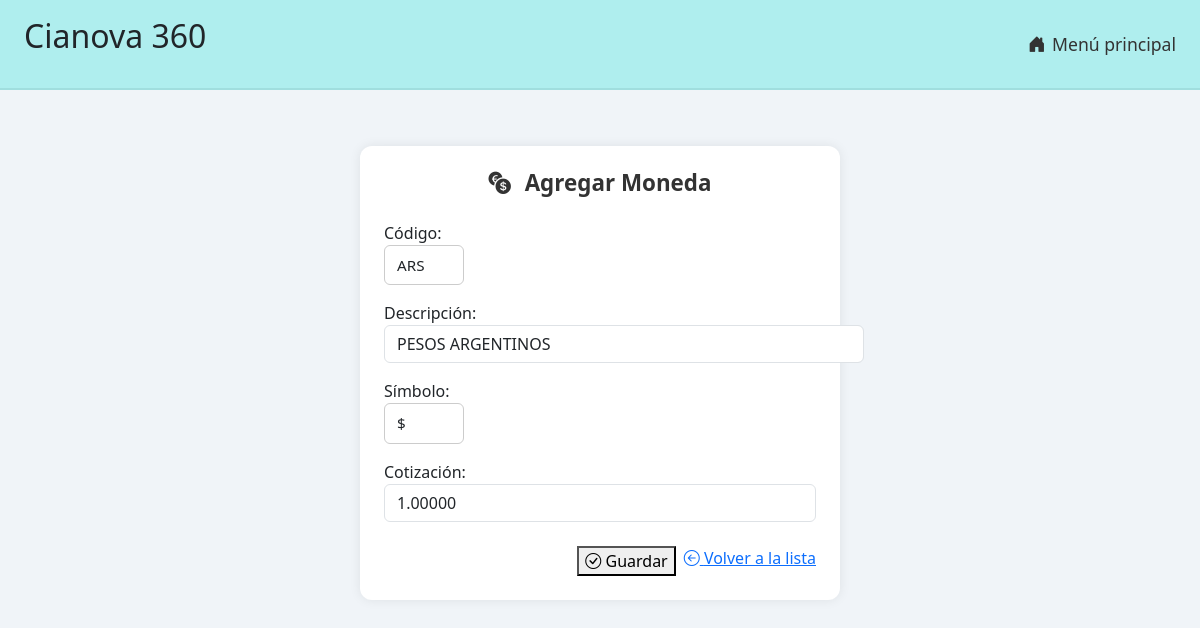
Screenshot of /monedas/editar/ARS/ with the database file from the repository.
### monedas/models.py (models this page shows, shortened)
class Moneda(models.Model):
    codmoneda = models.CharField(max_length=3, primary_key=True)
    descrip = models.CharField(max_length=30)
    cotiz = models.DecimalField(max_digits=15, decimal_places=5)
    signoc = models.CharField(max_length=3)

### monedas/views.py (the view)
# urls.py: path("editar/<str:pk>/", views.editar_moneda, name="editar_moneda"),
def editar_moneda(request, pk):
    moneda = get_object_or_404(Moneda, codmoneda=pk)
    form = MonedaForm(request.POST or None, instance=moneda)
    if request.method == 'POST' and form.is_valid():
        form.save()
        return redirect('listado_monedas')
    return render(request, 'monedas/formulario.html', {'form': form})

### monedas/forms.py (shortened to what this page needs)
class MonedaForm(forms.ModelForm):
    class Meta:
        model = Moneda
        fields = "__all__"
        widgets = {
            "codmoneda": forms.TextInput(attrs={
                "class": "form-control input-corto",
                "maxlength": 3,
                "placeholder": "Código"
            }),
            "descrip": forms.TextInput(attrs={
                "class": "form-control",
                "maxlength": 30,
                "placeholder": "Descripción"
            }),
            "cotiz": forms.NumberInput(attrs={
                "class": "form-control",
                "step": "0.00001",
                "placeholder": "Cotización"
            }),
            "signoc": forms.TextInput(attrs={
                "class": "form-control input-corto",
                "maxlength": 3,
                "placeholder": "Símbolo"
            }),
        }
        labels = {
            "codmoneda": "Código",
            "descrip": "Descripción",
            "cotiz": "Cotización",
            "signoc": "Símbolo",
        }

### monedas/templates/monedas/formulario.html (shortened to what this page needs)
{% extends "base.html" %}
{% load widget_tweaks %}
{% load static %}
{% block content %}
<link href="https://cdn.jsdelivr.net/npm/bootstrap@5.3.2/dist/css/bootstrap.min.css" rel="stylesheet">
<link rel="stylesheet" href="https://cdn.jsdelivr.net/npm/bootstrap-icons@1.11.1/font/bootstrap-icons.css">
<link rel="stylesheet" href="{% static 'monedas/css/monedas.css' %}">
<div class="form-card">
  <h2><i class="bi bi-currency-exchange me-2"></i> Agregar Moneda</h2>
  <form method="post">
    <div class="mb-3">
      {{ form.codmoneda.label_tag }}
      {{ form.codmoneda|add_class:"input-codmoneda" }}
	</div>
    <div class="mb-3">
      {{ form.descrip.label_tag }}
	  {{ form.descrip|add_class:"form-control" }}
    </div>
    <div class="mb-3">
      {{ form.signoc.label_tag }}
	  {{ form.signoc|add_class:"input-signoc" }}
	</div>
    <div class="mb-3">
      {{ form.cotiz.label_tag }}
      {{ form.cotiz }}
    </div>
		<div class="d-flex justify-content-end gap-2 mt-4">
			<button type="submit" class="btn-aceptar">
				<i class="bi bi-check-circle"></i> Guardar
			</button>
			<a href="{% url 'listado_monedas' %}" class="btn-cancelar">
				<i class="bi bi-arrow-left-circle"></i> Volver a la lista
			</a>
		</div>
	</form>
</div>
{% endblock %}

### monedas/static/monedas/css/monedas.css (style rules this page uses)
.input-corto { width: 100px; }
.input-codmoneda { width: 80px !important; text-transform: uppercase; padding: 8px 12px; border-radius: 6px; border: 1px solid #ccc; font-size: 0.95rem; }
.input-signoc { width: 80px !important; text-transform: uppercase; padding: 8px 12px; border-radius: 6px; border: 1px solid #ccc; font-size: 0.95rem; }

### monedas/templates/monedas/formulario.html (style rules this page uses)
body { background: #f0f4f8; font-family: 'Segoe UI', Arial, Helvetica, sans-serif; }
.form-card { max-width: 480px; margin: 5% auto; border-radius: 12px; padding: 24px; background: #fff; box-shadow: 0 0 12px rgba(0,0,0,0.08); }
.form-card h2 { font-size: 1.4rem; font-weight: 600; color: #333; margin-bottom: 1.5rem; text-align: center; }
input[name="descrip"] { width: 100%; min-width: 480px; text-transform: uppercase; }

### rows the page displays
Moneda: codmoneda "ARS", descrip "PESOS ARGENTINOS", signoc "$", cotiz "1.00000"
